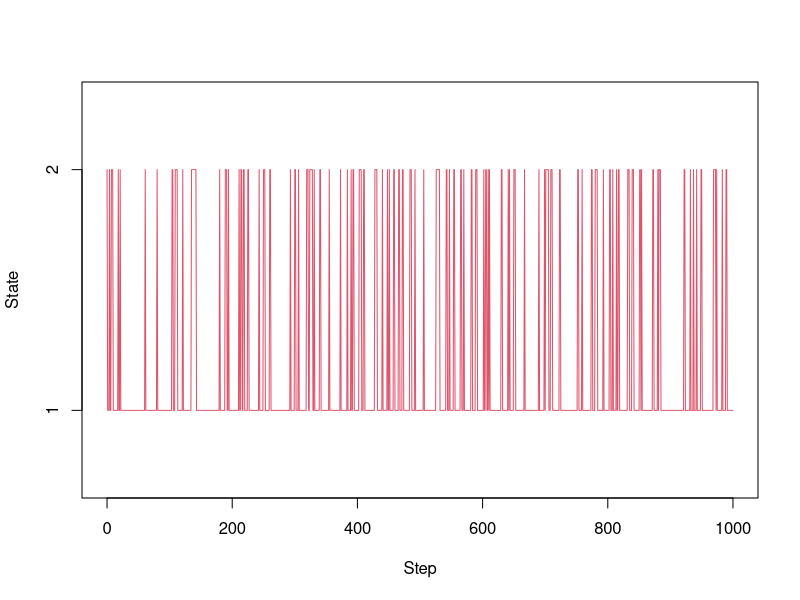
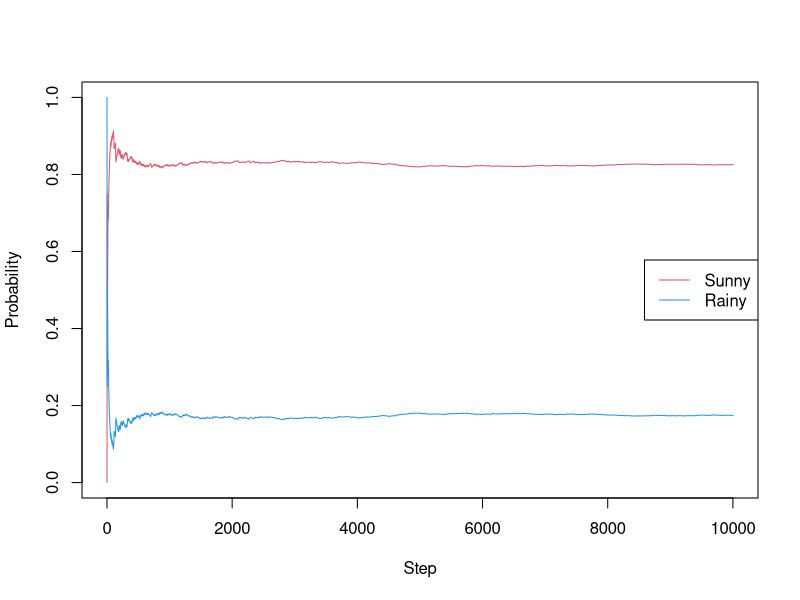
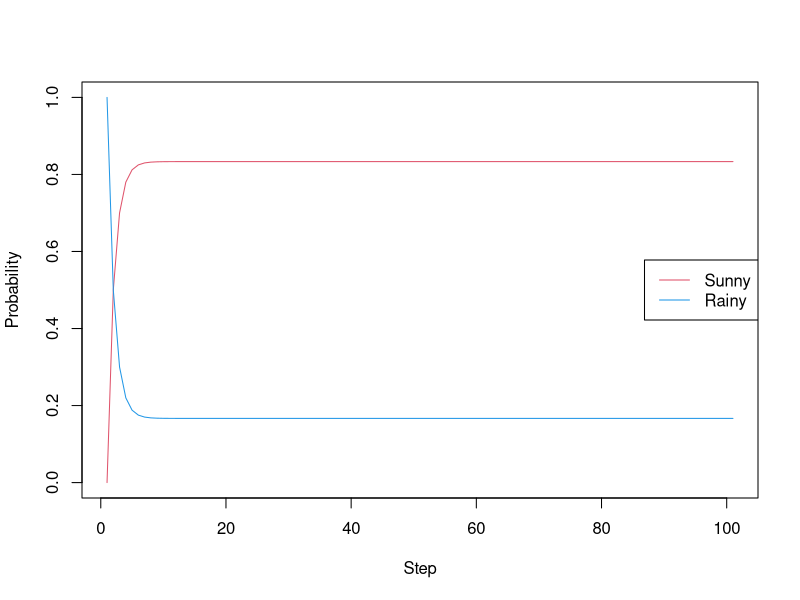
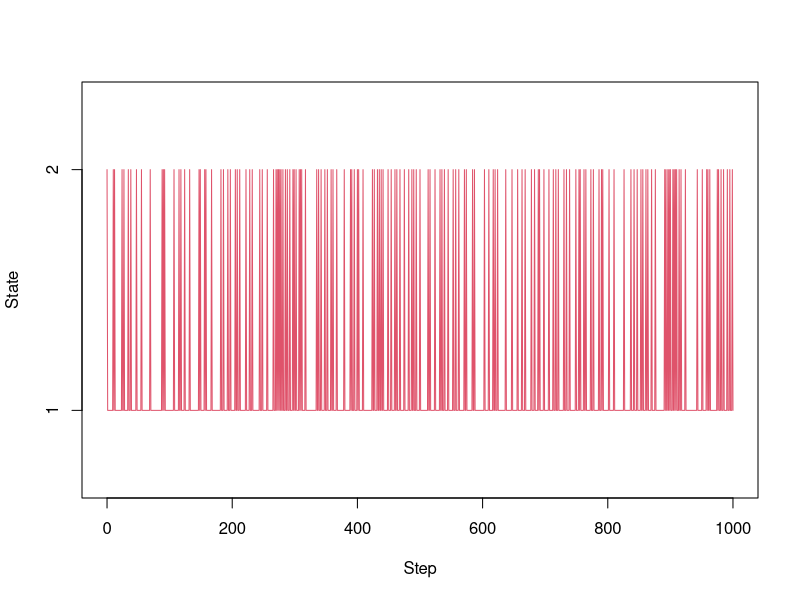
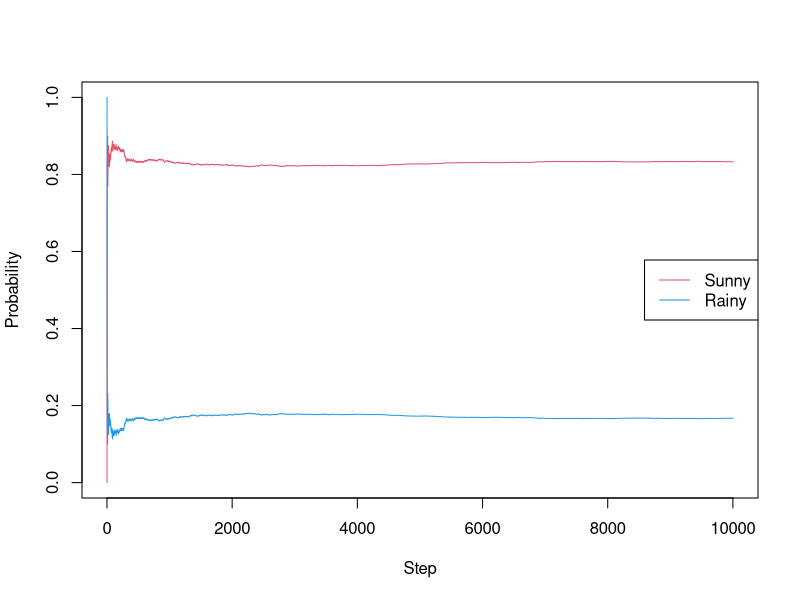
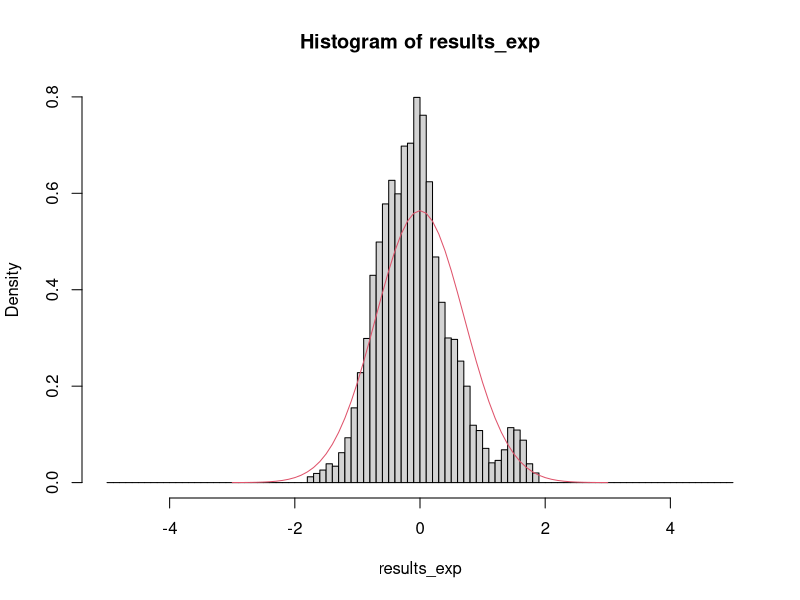
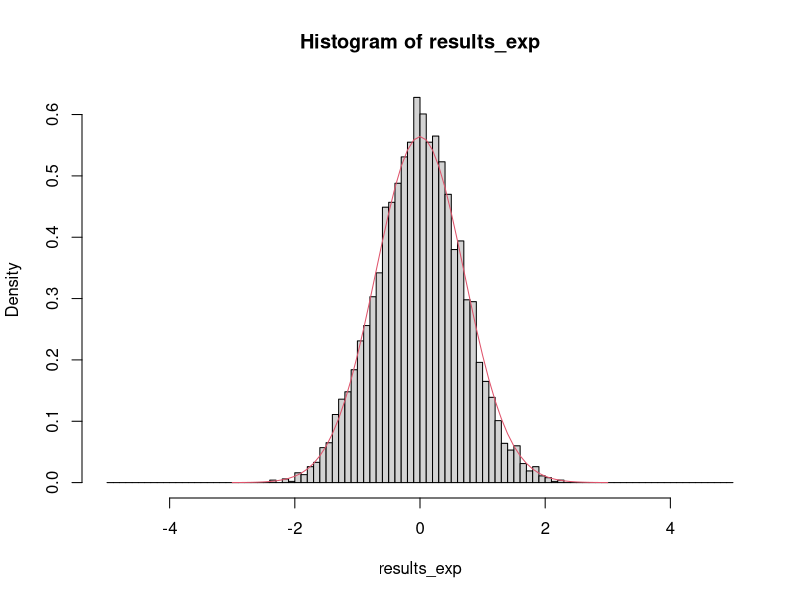
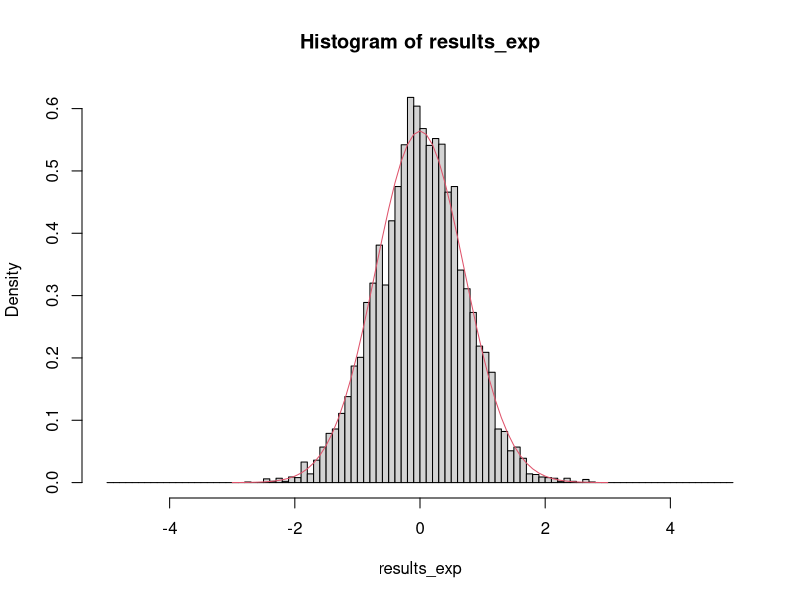

Source code (R) for these figures, in order:
## ---- chunk 1
knitr::opts_chunk$set(echo = TRUE)
## ---- chunk 2
markov_weather <- function(x0, nstep) {
  # x0: initial state
  # nstep: number of simulation steps
  # output: state trajectory (a vector of size nstep + 1)
  # states (binary): 1: "Sunny"; 2: "Rainy"
  # transition matrix, 1st row: 1 -> 1; 1 -> 2; 2nd row: 2 -> 1; 2 -> 2.
  transit = matrix(c(0.9, 0.1, 0.5, 0.5), nrow = 2, byrow = T)
  
  x = numeric(nstep+1)
  x[1] = x0
  for(i in seq(1:nstep)){
    r = runif(1)
    if(r < transit[x[i],1]){
      x[i+1] = 1
    }else{
      x[i+1] = 2
    }
  }
  return(x)
}

set.seed(1)
nstep = 10^4
results_weather  = markov_weather(x0 = 2, nstep = nstep)
plot(0:1000, results_weather[1:1001], type = "l", col = 2, xlab = "Step", ylab = "State", yaxt='n', ylim = c(0.7, 2.3))
axis(side=2, at=c(1,2))
## ---- chunk 3
p_sunny = cumsum(results_weather == 1)/cumsum(rep(1, length(results_weather)))
p_rainy = cumsum(results_weather == 2)/cumsum(rep(1, length(results_weather)))
plot(seq_len(nstep + 1), p_sunny, type = "l", col = 2, xlab = "Step", ylab = "Probability", ylim = c(0,1))
lines(seq_len(nstep + 1), p_rainy, col = 4)
legend("right", c("Sunny", "Rainy"), col = c(2, 4), lty = c(1,1))
tail(p_sunny, 1); tail(p_rainy, 1)
## ---- chunk 4
markov_weather_prob <- function(p0, nstep) {
  # p0: initial state probability -- (0, 1) means the initial condition is "2"
  # nstep: number of simulation steps
  # output: trajectory of state probability (matrix, row: steps; col: probability for states "1" and "2"
  # states (binary): 1: "Sunny"; 2: "Rainy"
  # transition matrix, 1st row: 1 -> 1; 1 -> 2; 2nd row: 2 -> 1; 2 -> 2.
  transit = matrix(c(0.9, 0.1, 0.5, 0.5), nrow = 2, byrow = T)
  
  p = matrix(0, nrow = nstep+1, ncol = 2)
  p[1,] = p0
  for(i in seq(1:nstep)){
    p[i+1,] = p[i,] %*% transit
  }
  return(p)
}

nstep = 100
prob_weather  = markov_weather_prob(p0 = c(0,1), nstep = nstep)
p_ss = prob_weather[nstep + 1,]
plot(seq_len(nstep + 1), prob_weather[,1], type = "l", col = 2, xlab = "Step", ylab = "Probability", ylim = c(0,1))
lines(seq_len(nstep + 1), prob_weather[,2], col = 4)
legend("right", c("Sunny", "Rainy"), col = c(2, 4), lty = c(1,1))
p_ss
## ---- chunk 5
metropolis_weather <- function(x0, p_ss, nstep) {
  # x0: initial state
  # p_ss: steady-state probability distribution (a vector of 2 elements)
  # nstep: number of simulation steps
  # output: state trajectory (a vector of size nstep + 1)
  # states (binary): 1: "Sunny"; 2: "Rainy"
  # transition matrix in this case is even unknown
  
  x = numeric(nstep+1)
  x[1] = x0
  for(i in seq(1:nstep)){
    xnew = 3 - x[i]  # 1 -> 2; 2 -> 1;
    a = min(1, p_ss[xnew]/p_ss[x[i]])
    if(runif(1) < a){
      x[i+1] = xnew
    }else{
      x[i+1] = x[i]
    }
  }
  return(x)
}

set.seed(1)
nstep = 10^4
results_weather2  = metropolis_weather(x0 = 2, p_ss = p_ss, nstep = nstep)
plot(0:1000, results_weather2[1:1001], type = "l", col = 2, xlab = "Step", ylab = "State", yaxt='n', ylim = c(0.7, 2.3))
axis(side=2, at=c(1,2))
## ---- chunk 6
p_sunny2 = cumsum(results_weather2 == 1)/cumsum(rep(1, length(results_weather2)))
p_rainy2 = cumsum(results_weather2 == 2)/cumsum(rep(1, length(results_weather2)))
plot(seq_len(nstep + 1), p_sunny2, type = "l", col = 2, xlab = "Step", ylab = "Probability", ylim = c(0,1))
lines(seq_len(nstep + 1), p_rainy2, col = 4)
legend("right", c("Sunny", "Rainy"), col = c(2, 4), lty = c(1,1))
## ---- chunk 7
cal_transit <- function(x_all){
  nstep = length(x_all) - 1
  n = length(unique(results_weather2))
  transit = matrix(0, nrow = n, ncol = n) # save counts of state transitions
  for(i in seq(1:nstep)){
    transit[x_all[i], x_all[i+1]] = transit[x_all[i], x_all[i+1]] + 1
  }
  total_counts = rowSums(transit)
  transit = transit/total_counts
  return(transit)
}
cal_transit(results_weather)  # transition matrix of the Markov chain model
cal_transit(results_weather2) # transition matrix of the metropolis sampling
## ---- chunk 8
metropolis_exp <- function(nstep, dx_max){
  # nstep: number of steps
  # dx_max: maximum step size (chosen from a uniform distribution)
  x = numeric(nstep+1)
  x[1] = 0  #initial x from the origin
  num_accept = 0
  for(i in 1:nstep){
    dx = runif(n = 1, min = -dx_max, max = dx_max)
    xnew = x[i] + dx
    a = min(1, exp(-xnew**2+x[i]**2))
    if(runif(1) < a){
      x[i+1] = xnew
      num_accept = num_accept + 1
    }else{
      x[i+1] = x[i]
    }
  }
  print(paste0("Acceptance rate", num_accept/nstep))
  return(x)
}

set.seed(1)
nstep = 10^4
x_sample = seq(-3,3,by = 0.1)
breaks = seq(-5,5,by = 0.1)
results_exp = metropolis_exp(nstep = nstep, dx_max = 0.1)
hist(results_exp, freq = F, breaks = breaks)
lines(x_sample, dnorm(x_sample, mean = 0, sd = sqrt(0.5)), col = 2)
results_exp = metropolis_exp(nstep = nstep, dx_max = 0.5)
hist(results_exp, freq = F, breaks = breaks)
lines(x_sample, dnorm(x_sample, mean = 0, sd = sqrt(0.5)), col = 2)
results_exp = metropolis_exp(nstep = nstep, dx_max = 2.0)
hist(results_exp, freq = F, breaks = breaks)
lines(x_sample, dnorm(x_sample, mean = 0, sd = sqrt(0.5)), col = 2)
results_exp = metropolis_exp(nstep = nstep, dx_max = 10.0)
hist(results_exp, freq = F, breaks = breaks)
lines(x_sample, dnorm(x_sample, mean = 0, sd = sqrt(0.5)), col = 2)
## ---- chunk 9
# compute the total energy of the spins
e_ising <- function(J, x){
  # J: interaction strength
  # x: states of the spins (1 or -1) -- a vector
  x_shift = c(x[-1], 0)
  e = - sum(x * x_shift)*J
  return(e)
}
## ---- chunk 10
# metropolis sampling based on a Boltzmann distribution
metropolis_ising_1st <- function(nstep, n, J, T){
  # nstep: number of steps
  # n: number of spins (one dimensional)
  # J: interaction strength
  # T: temperature (after scaling)
  x = matrix(0, nrow = (nstep + 1), ncol = n)  # states
  e = numeric(nstep + 1) # total energy
  x[1, ] = sample(c(-1, 1), size = n, replace = T) # random initial condition
  e[1] = e_ising(J, x[1,])
  num_accept = 0
  for(i in 1:nstep){
    k = sample(x = n, size = 1) # randomly select a spin
    xnew = x[i,]
    xnew[k] = -xnew[k]  # flip the spin
    enew = e_ising(J, xnew)
    a = min(1, exp(-(enew - e[i])/T))
    if(runif(1) < a){
      x[i+1,] = xnew
      e[i+1] = enew
      num_accept = num_accept + 1
    }else{
      x[i+1,] = x[i,]
      e[i+1] = e[i]
    }
  }
  print(paste0("Acceptance rate ", num_accept/nstep))
  return(list(x = x, e = e))
}
set.seed(1)
nstep = 10^3
results_ising = metropolis_ising_1st(nstep = nstep, n = 10, J = 1, T = 1)
plot(0:nstep, results_ising$e, type = "l", col = 2, lty = 1, xlab = "Step", ylab = "Total Energy", xlim = c(0,nstep))
## ---- chunk 11
# compute the energy differences for a move with a flip in the spin i
de_ising <- function(J,x,n,i){
  # J: interaction strength
  # x: states of the spins (1 or -1) -- a vector
  # i: the spin with a flip
  if(i == 1){
    de = 2*J*x[1]*x[2]
  }else if(i == n){
    de = 2*J*x[n-1]*x[n]
  }else{
    de = 2*J*x[i]*(x[i-1] + x[i+1])
  }
  return(de)
}

# testing to check if dE is computed properly
set.seed(1)
n = 10
J = 1
x = sample(c(-1, 1), size = n, replace = T) 
e0 = e_ising(J, x)
for(i in 1:n){
  x1 = x
  x1[i] = -x1[i]
  e1 = e_ising(J, x1)
  de = de_ising(J, x, n, i)
  print(c(i, e1 - e0, de))
}
## ---- chunk 12
# metropolis sampling based on a Boltzmann distribution (an improved version)
metropolis_ising_improved <- function(nstep, n, J, T){
  # nstep: number of steps
  # n: number of spins (one dimensional)
  # J: interaction strength
  # T: temperature (after scaling)
  x = matrix(0, nrow = (nstep + 1), ncol = n)  # states
  e = numeric(nstep + 1) # total energy
  x[1, ] = sample(c(-1, 1), size = n, replace = T) # random initial condition
  e[1] = e_ising(J, x[1,])
  num_accept = 0
  for(i in 1:nstep){
    k = sample(x = n, size = 1) # randomly select a spin
    de = de_ising(J, x[i,], n, k)
    if((de < 0) || (runif(1) <  exp(-de/T))){
      x[i+1,] = x[i,]
      x[i+1,k] = -x[i+1,k] # flip the spin
      e[i+1] = e[i] + de
      num_accept = num_accept + 1
    }else{
      x[i+1,] = x[i,]
      e[i+1] = e[i]
    }
  }
  print(paste0("Acceptance rate ", num_accept/nstep))
  return(list(x = x, e = e))
}

set.seed(1)
nstep = 3*10^3
results_ising = metropolis_ising_improved(nstep = nstep, n = 10, J = 1, T = 1)
print(paste0("Mean energy: ",mean(results_ising$e)))
num_1 = apply(results_ising$x, MARGIN = 1, function(vec) return(sum(vec == 1)))

par(mar = c(5, 5, 3, 5))
plot(0:nstep, results_ising$e, type = "l", col = 2, lty = 1, xlab = "Step", ylab = "Total Energy", xlim = c(0,nstep))
par(new = TRUE)
plot(0:nstep, num_1, type = "l", col = 4, lty = 2, axes = F, xlab = "", ylab = "")
axis(side = 4)
mtext("# of +1 Spins", side = 4, line = 3)
legend("topright", c("Total energy", "Spin states"),
       col = c(2, 4), lty = c(1, 2), cex = 0.5)
## ---- chunk 13
set.seed(1)
nstep = 3*10^3
results_ising = metropolis_ising_improved(nstep = nstep, n = 10, J = 1, T = 0.3)
print(paste0("Mean energy: ",mean(results_ising$e)))
num_1 = apply(results_ising$x, MARGIN = 1, function(vec) return(sum(vec == 1)))

par(mar = c(5, 5, 3, 5))
plot(0:nstep, results_ising$e, type = "l", col = 2, lty = 1, xlab = "Step", ylab = "Total Energy", xlim = c(0,nstep))
par(new = TRUE)
plot(0:nstep, num_1, type = "l", col = 4, lty = 2, axes = F, xlab = "", ylab = "")
axis(side = 4)
mtext("# of +1 Spins", side = 4, line = 3)
legend("topright", c("Total energy", "Spin states"),
       col = c(2, 4), lty = c(1, 2), cex = 0.5)

## ---- chunk 14
set.seed(2)
nstep = 10^3
results_ising = metropolis_ising_improved(nstep = nstep, n = 10, J = 1, T = 3)
print(paste0("Mean energy: ",mean(results_ising$e)))
num_1 = apply(results_ising$x, MARGIN = 1, function(vec) return(sum(vec == 1)))

par(mar = c(5, 5, 3, 5))
plot(0:nstep, results_ising$e, type = "l", col = 2, lty = 1, xlab = "Step", ylab = "Total Energy", xlim = c(0,nstep))
par(new = TRUE)
plot(0:nstep, num_1, type = "l", col = 4, lty = 2, axes = F, xlab = "", ylab = "")
axis(side = 4)
mtext("# of +1 Spins", side = 4, line = 3)
legend("topright", c("Total energy", "Spin states"),
       col = c(2, 4), lty = c(1, 2), cex = 0.5)
